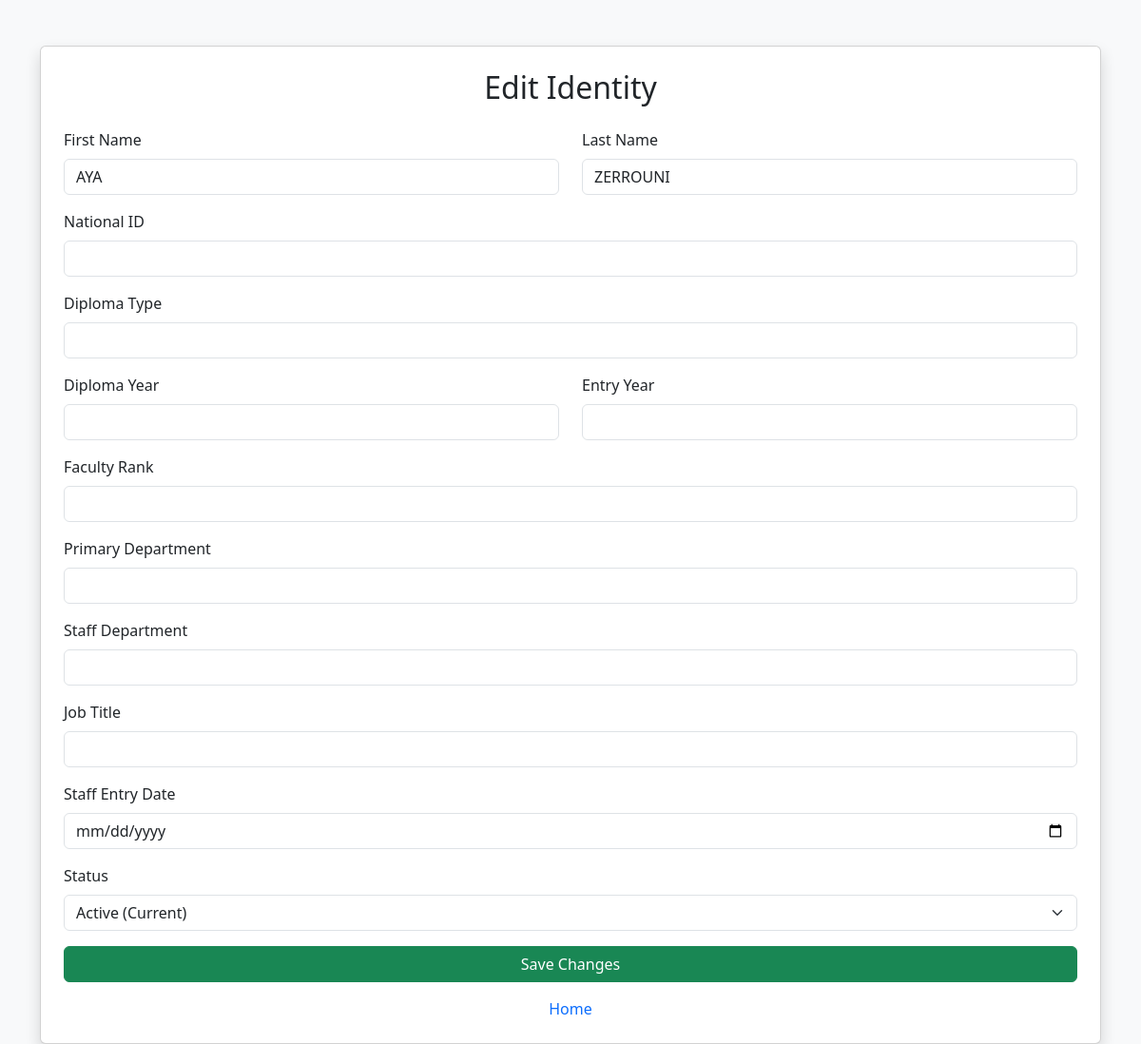
Screenshot of /edit/STU202600001 with the database file from the repository.
### tables this page shows
CREATE TABLE People (
            id TEXT PRIMARY KEY,
            type TEXT NOT NULL,
            first_name TEXT NOT NULL,
            last_name TEXT NOT NULL,
            dob TEXT NOT NULL,
            place_of_birth TEXT,
            nationality TEXT,
            gender TEXT,
            email TEXT UNIQUE NOT NULL,
            phone TEXT,
            status TEXT DEFAULT 'Pending'
        , national_id TEXT, diploma_type TEXT, diploma_year INTEGER, major TEXT, entry_year INTEGER, student_status TEXT, faculty_rank TEXT, appointment_start TEXT, primary_department TEXT, secondary_departments TEXT, office_location TEXT, phd_institution TEXT, research_areas TEXT, contract_type TEXT, contract_start TEXT, contract_end TEXT, teaching_hours INTEGER, staff_department TEXT, job_title TEXT, grade TEXT, staff_entry_date TEXT, status_changed_at TEXT);

### app.py (the view, shortened to what this page needs)
@app.route("/edit/<uid>", methods=["GET","POST"])
def edit(uid):
    conn = get_db_connection()
    cur = conn.cursor()
    cur.execute("SELECT * FROM People WHERE id=?", (uid,))
    person = cur.fetchone()
    if not person:
        conn.close()
        return "Identity not found"
    conn.close()
    return render_template("edit.html", person=person)

### app.py (called while the page is built)
def get_db_connection():
    conn = sqlite3.connect('database.db')
    conn.row_factory = sqlite3.Row
    return conn

### templates/edit.html (shortened to what this page needs)
<!DOCTYPE html>
<html>
<head>
    <link href="https://cdn.jsdelivr.net/npm/bootstrap@5.3.2/dist/css/bootstrap.min.css" rel="stylesheet">
</head>
<body class="bg-light">
<div class="container mt-5">
    <div class="card shadow p-4">
        <h2 class="mb-4 text-center">Edit Identity</h2>
        <form method="POST" {% if person['status'] == 'Archived' %}onsubmit="return false;"{% endif %}>
            <div class="row">
                <div class="col-md-6 mb-3">
                    <label class="form-label">First Name</label>
                    <input type="text"
                           name="first_name"
                           class="form-control"
                           value="{{person['first_name']}}"
                           required>
                </div>
                <div class="col-md-6 mb-3">
                    <label class="form-label">Last Name</label>
                    <input type="text"
                           name="last_name"
                           class="form-control"
                           value="{{person['last_name']}}"
                           required>
                </div>
            </div>
            <div class="mb-3">
                <label class="form-label">National ID</label>
                <input type="text" name="national_id" class="form-control" value="{{person['national_id'] or ''}}" {% if person['status'] == 'Archived' %}disabled{% endif %}>
            </div>
            <div class="mb-3">
                <label class="form-label">Diploma Type</label>
                <input type="text" name="diploma_type" class="form-control" value="{{person['diploma_type'] or ''}}" {% if person['status'] == 'Archived' %}disabled{% endif %}>
            </div>
            <div class="row">
                <div class="col-md-6 mb-3">
                    <label class="form-label">Diploma Year</label>
                    <input type="number" name="diploma_year" class="form-control" value="{{person['diploma_year'] or ''}}" {% if person['status'] == 'Archived' %}disabled{% endif %}>
                </div>
                <div class="col-md-6 mb-3">
                    <label class="form-label">Entry Year</label>
                    <input type="number" name="entry_year" class="form-control" value="{{person['entry_year'] or ''}}" {% if person['status'] == 'Archived' %}disabled{% endif %}>
                </div>
            </div>
            <div class="mb-3">
                <label class="form-label">Faculty Rank</label>
                <input type="text" name="faculty_rank" class="form-control" value="{{person['faculty_rank'] or ''}}" {% if person['status'] == 'Archived' %}disabled{% endif %}>
            </div>
            <div class="mb-3">
                <label class="form-label">Primary Department</label>
                <input type="text" name="primary_department" class="form-control" value="{{person['primary_department'] or ''}}" {% if person['status'] == 'Archived' %}disabled{% endif %}>
            </div>
            <div class="mb-3">
                <label class="form-label">Staff Department</label>
                <input type="text" name="staff_department" class="form-control" value="{{person['staff_department'] or ''}}" {% if person['status'] == 'Archived' %}disabled{% endif %}>
            </div>
            <div class="mb-3">
                <label class="form-label">Job Title</label>
                <input type="text" name="job_title" class="form-control" value="{{person['job_title'] or ''}}" {% if person['status'] == 'Archived' %}disabled{% endif %}>
            </div>
            <div class="mb-3">
                <label class="form-label">Staff Entry Date</label>
                <input type="date" name="staff_entry_date" class="form-control" value="{{person['staff_entry_date'] or ''}}" {% if person['status'] == 'Archived' %}disabled{% endif %}>
            </div>
            <div class="mb-3">
                <label class="form-label">Status</label>
                <select name="status" class="form-select" id="statusSelect" {% if person['status'] == 'Archived' %}disabled{% endif %}>
                    <option value="{{ person['status'] }}" selected disabled>{{ person['status'] }} (Current)</option>
                </select>
            </div>
            <button type="submit" class="btn btn-success w-100" {% if person['status'] == 'Archived' %}disabled{% endif %}>Save Changes</button>
        </form>
        <div class="text-center mt-3">
            <a href="/" class="text-decoration-none">Home</a>
        </div>
    </div>
</div>
</body>
</html>

### rows the page displays
People: first_name "AYA", last_name "ZERROUNI", status "Active (Current)"
